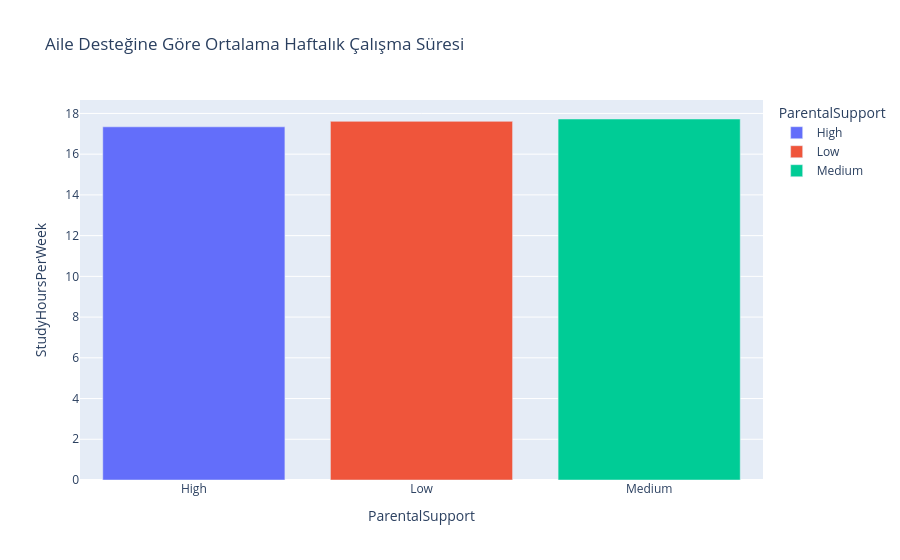

The cell this chart's notebook holds for it:
### Markdown cell above
Box plot analysis reveals no significant correlation between the number of online classes taken and final grades. This implies that online classes alone do not drive performance, suggesting that other factors—most notably StudyHoursPerWeek—have a greater impact on student success

### Code cell
support_group = st_per.groupby('ParentalSupport')['StudyHoursPerWeek'].mean().reset_index()
fig=px.bar(
    support_group,
    x="ParentalSupport",
    y="StudyHoursPerWeek",
    color="ParentalSupport",
    title="Aile Desteğine Göre Ortalama Haftalık Çalışma Süresi"
)
fig.show()

### Figure 1 — Plotly figure (JSON) as saved in the notebook; plotly's stock layout.template omitted (floating-point values rounded to 4 significant figures)
{"data": [{"hovertemplate": "ParentalSupport=%{x}<br>StudyHoursPerWeek=%{y}<extra></extra>", "legendgroup": "High", "marker": {"color": "#636efa", "pattern": {"shape": ""}}, "name": "High", "orientation": "v", "showlegend": true, "textposition": "auto", "type": "bar", "x": ["High"], "xaxis": "x", "y": [17.34], "yaxis": "y"}, {"hovertemplate": "ParentalSupport=%{x}<br>StudyHoursPerWeek=%{y}<extra></extra>", "legendgroup": "Low", "marker": {"color": "#EF553B", "pattern": {"shape": ""}}, "name": "Low", "orientation": "v", "showlegend": true, "textposition": "auto", "type": "bar", "x": ["Low"], "xaxis": "x", "y": [17.61], "yaxis": "y"}, {"hovertemplate": "ParentalSupport=%{x}<br>StudyHoursPerWeek=%{y}<extra></extra>", "legendgroup": "Medium", "marker": {"color": "#00cc96", "pattern": {"shape": ""}}, "name": "Medium", "orientation": "v", "showlegend": true, "textposition": "auto", "type": "bar", "x": ["Medium"], "xaxis": "x", "y": [17.73], "yaxis": "y"}], "layout": {"barmode": "relative", "legend": {"title": {"text": "ParentalSupport"}, "tracegroupgap": 0}, "title": {"text": "Aile Desteğine Göre Ortalama Haftalık Çalışma Süresi"}, "xaxis": {"anchor": "y", "categoryarray": ["High", "Low", "Medium"], "categoryorder": "array", "domain": [0, 1], "title": {"text": "ParentalSupport"}}, "yaxis": {"anchor": "x", "domain": [0, 1], "title": {"text": "StudyHoursPerWeek"}}}}
